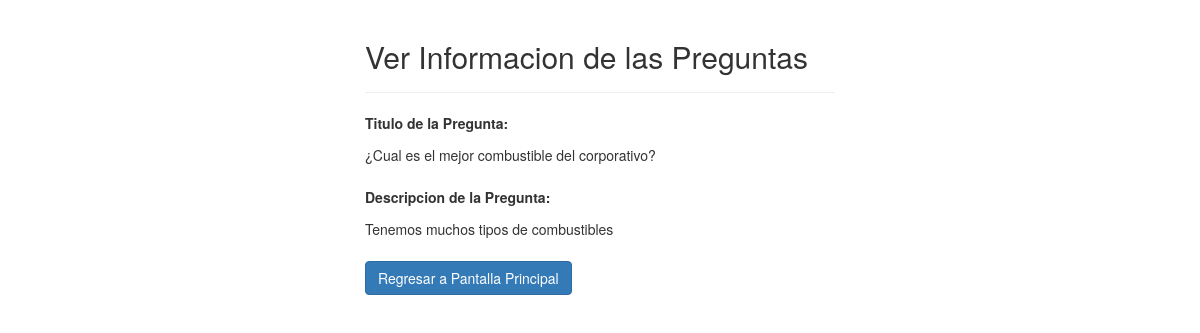
Screenshot of /vistas-tablas/TablaPreguntasFrecuentes/verpf.php?id=4 with the database file from the repository.
### tables this page shows
CREATE TABLE `preguntasfrecuentes` (
  `idpreguntasfrecuentes` int(11) NOT NULL,
  `titulo` varchar(250) DEFAULT NULL,
  `descripcion` varchar(1000) DEFAULT NULL
);

### vistas-tablas/TablaPreguntasFrecuentes/verpf.php (the view, shortened to what this page needs)
<?php
if(isset($_GET["id"]) && !empty(trim($_GET["id"]))){
    require_once "config.php";
    $sql = "SELECT * FROM preguntasfrecuentes WHERE idpreguntasfrecuentes = ?";
    if($stmt = mysqli_prepare($link, $sql)){
        mysqli_stmt_bind_param($stmt, "i", $param_id);
        if(mysqli_stmt_execute($stmt)){
            $result = mysqli_stmt_get_result($stmt);
            if(mysqli_num_rows($result) == 1){
                $row = mysqli_fetch_array($result, MYSQLI_ASSOC);
            } else{
                header("location: errorpf.php");
                exit();
            }
        } else{
            echo "Oops! A ocurrido un error. Por favor intentelo mas tarde.";
        }
    }
} else{
    header("location: errorpf.php");
    exit();
}
?>
<!DOCTYPE html>
<html lang="en">
<head>
    <link rel="stylesheet" href="https://maxcdn.bootstrapcdn.com/bootstrap/3.3.7/css/bootstrap.css">
</head>
<body>
    <div class="wrapper">
        <div class="container-fluid">
            <div class="row">
                <div class="col-md-12">
                    <div class="page-header">
                        <h2>Ver Informacion de las Preguntas</h2>
                    </div>
                    <div class="form-group">
                        <label>Titulo de la Pregunta:</label>
                        <p class="form-control-static"><?php echo $row["titulo"]; ?></p>
                    </div>
                    <div class="form-group">
                        <label>Descripcion de la Pregunta:</label>
                        <p class="form-control-static"><?php echo $row["descripcion"]; ?></p>
                    </div>
                    <p><a href="iniciopf.php" class="btn btn-primary">Regresar a Pantalla Principal</a></p>
                </div>
            </div>
        </div>
    </div>
</body>
</html>

### vistas-tablas/TablaPreguntasFrecuentes/verpf.php (style rules this page uses)
.wrapper { width: 500px; margin: 0 auto; }

### rows the page displays
preguntasfrecuentes: titulo "¿Cual es el mejor combustible del corporativo?", descripcion "Tenemos muchos tipos de combustibles"
